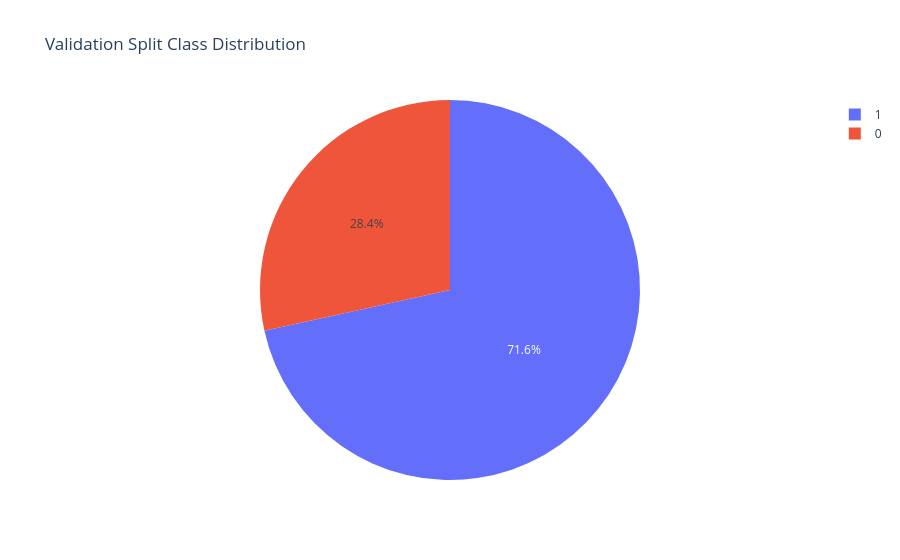

Notebook cell for this chart:
### Code cell
val_counts = (
    val_df.group_by("label")
    .len()
    .with_columns(
        (pl.col("len") / val_df.height).alias("proportion")
    )
)
fig = px.pie(
    val_counts,
    names="label",
    values="proportion",
    title="Validation Split Class Distribution"
)
fig.show()

### Figure 1 — Plotly figure (JSON) as saved in the notebook; plotly's stock layout.template omitted (floating-point values rounded to 4 significant figures)
{"data": [{"domain": {"x": [0, 1], "y": [0, 1]}, "hovertemplate": "label=%{label}<br>proportion=%{value}<extra></extra>", "labels": [0, 1], "legendgroup": "", "name": "", "showlegend": true, "type": "pie", "values": [0.2844, 0.7156]}], "layout": {"legend": {"tracegroupgap": 0}, "title": {"text": "Validation Split Class Distribution"}}}
